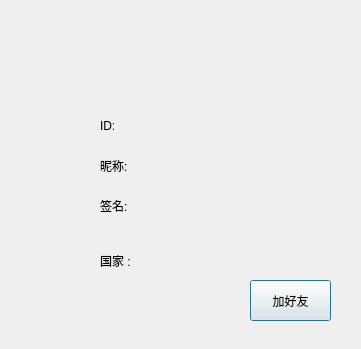
<?xml version="1.0" encoding="UTF-8"?>
<ui version="4.0">
 <class>FriendDetails</class>
 <widget class="QDialog" name="FriendDetails">
  <property name="geometry">
   <rect>
    <x>0</x>
    <y>0</y>
    <width>361</width>
    <height>349</height>
   </rect>
  </property>
  <property name="windowTitle">
   <string>Dialog</string>
  </property>
  <widget class="QLabel" name="label">
   <property name="geometry">
    <rect>
     <x>100</x>
     <y>150</y>
     <width>61</width>
     <height>31</height>
    </rect>
   </property>
   <property name="text">
    <string>昵称:</string>
   </property>
  </widget>
  <widget class="QLabel" name="label_2">
   <property name="geometry">
    <rect>
     <x>100</x>
     <y>110</y>
     <width>67</width>
     <height>31</height>
    </rect>
   </property>
   <property name="text">
    <string>ID:</string>
   </property>
  </widget>
  <widget class="QLabel" name="label_3">
   <property name="geometry">
    <rect>
     <x>100</x>
     <y>190</y>
     <width>67</width>
     <height>31</height>
    </rect>
   </property>
   <property name="text">
    <string>签名:</string>
   </property>
  </widget>
  <widget class="QLabel" name="label_4">
   <property name="geometry">
    <rect>
     <x>100</x>
     <y>240</y>
     <width>67</width>
     <height>41</height>
    </rect>
   </property>
   <property name="text">
    <string>国家 :</string>
   </property>
  </widget>
  <widget class="QLabel" name="lb_id_show">
   <property name="geometry">
    <rect>
     <x>140</x>
     <y>110</y>
     <width>111</width>
     <height>31</height>
    </rect>
   </property>
   <property name="text">
    <string/>
   </property>
  </widget>
  <widget class="QLabel" name="lb_name_show">
   <property name="geometry">
    <rect>
     <x>140</x>
     <y>150</y>
     <width>101</width>
     <height>31</height>
    </rect>
   </property>
   <property name="text">
    <string/>
   </property>
  </widget>
  <widget class="QLabel" name="lb_autograph_show">
   <property name="geometry">
    <rect>
     <x>140</x>
     <y>190</y>
     <width>101</width>
     <height>31</height>
    </rect>
   </property>
   <property name="text">
    <string/>
   </property>
  </widget>
  <widget class="QLabel" name="lb_region_show">
   <property name="geometry">
    <rect>
     <x>140</x>
     <y>240</y>
     <width>91</width>
     <height>41</height>
    </rect>
   </property>
   <property name="text">
    <string/>
   </property>
  </widget>
  <widget class="QPushButton" name="btn_add_friend">
   <property name="geometry">
    <rect>
     <x>250</x>
     <y>280</y>
     <width>81</width>
     <height>41</height>
    </rect>
   </property>
   <property name="text">
    <string>加好友</string>
   </property>
  </widget>
 </widget>
 <resources/>
 <connections/>
</ui>
